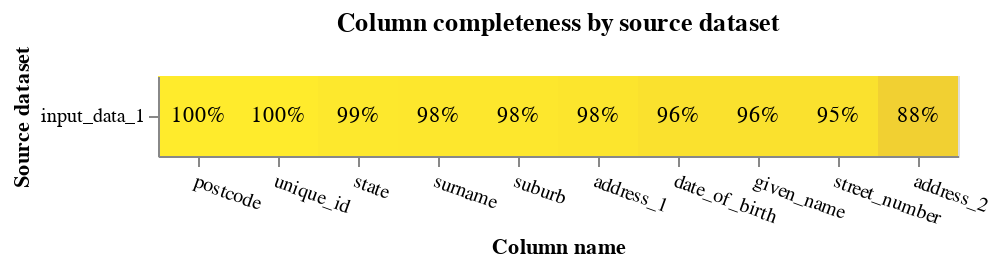

Notebook source saved alongside this figure:
### Code cell
# checking the completness of each column
db_api = DuckDBAPI()
completeness_chart(df, db_api=db_api)

### Figure 1 — Vega-Lite specification as saved in the notebook (floating-point values rounded to 4 significant figures)
{"config": {"view": {"continuousWidth": 400, "continuousHeight": 300}}, "layer": [{"mark": "rect", "encoding": {"color": {"field": "completeness", "legend": null, "scale": {"scheme": "darkred", "zero": true}, "type": "quantitative"}, "tooltip": [{"field": "source_dataset", "title": "Source dataset", "type": "nominal"}, {"field": "total_rows_inc_nulls", "format": ",", "title": "# of records", "type": "quantitative"}, {"field": "column_name", "title": "Column name", "type": "nominal"}, {"field": "total_null_rows", "format": ",", "title": "# of nulls", "type": "quantitative"}, {"field": "completeness", "format": ".1%", "type": "quantitative"}], "x": {"axis": {"labelAngle": 20}, "field": "column_name", "sort": {"field": "mean_comp", "order": "descending"}, "title": "Column name", "type": "nominal"}, "y": {"field": "source_dataset", "title": "Source dataset", "type": "nominal"}}, "title": "Column completeness by source dataset", "transform": [{"joinaggregate": [{"op": "mean", "field": "completeness", "as": "mean_comp"}], "groupby": ["column_name"]}]}, {"mark": {"type": "text"}, "encoding": {"color": {"condition": {"test": "datum['completeness'] < 0.5", "value": "white"}, "value": "black"}, "text": {"field": "completeness", "format": ".0%", "type": "quantitative"}, "x": {"axis": {"labelAngle": 0}, "field": "column_name", "sort": {"field": "mean_comp", "order": "descending"}, "type": "nominal"}, "y": {"field": "source_dataset", "type": "nominal"}}, "transform": [{"joinaggregate": [{"op": "mean", "field": "completeness", "as": "mean_comp"}], "groupby": ["column_name"]}]}], "data": {"name": "data-0c78a9cf8994a368d04c1da2d3b7492c"}, "height": {"step": 40}, "width": {"step": 40}, "$schema": "https://vega.github.io/schema/vega-lite/v5.9.3.json", "datasets": {"data-0c78a9cf8994a368d04c1da2d3b7492c": [{"source_dataset": "input_data_1", "column_name": "given_name", "total_null_rows": 44, "total_rows_inc_nulls": 1000, "completeness": 0.956}, {"source_dataset": "input_data_1", "column_name": "surname", "total_null_rows": 18, "total_rows_inc_nulls": 1000, "completeness": 0.982}, {"source_dataset": "input_data_1", "column_name": "street_number", "total_null_rows": 45, "total_rows_inc_nulls": 1000, "completeness": 0.955}, {"source_dataset": "input_data_1", "column_name": "address_1", "total_null_rows": 25, "total_rows_inc_nulls": 1000, "completeness": 0.975}, {"source_dataset": "input_data_1", "column_name": "address_2", "total_null_rows": 115, "total_rows_inc_nulls": 1000, "completeness": 0.885}, {"source_dataset": "input_data_1", "column_name": "suburb", "total_null_rows": 18, "total_rows_inc_nulls": 1000, "completeness": 0.982}, {"source_dataset": "input_data_1", "column_name": "postcode", "total_null_rows": 0, "total_rows_inc_nulls": 1000, "completeness": 1.0}, {"source_dataset": "input_data_1", "column_name": "state", "total_null_rows": 15, "total_rows_inc_nulls": 1000, "completeness": 0.985}, {"source_dataset": "input_data_1", "column_name": "date_of_birth", "total_null_rows": 41, "total_rows_inc_nulls": 1000, "completeness": 0.959}, {"source_dataset": "input_data_1", "column_name": "unique_id", "total_null_rows": 0, "total_rows_inc_nulls": 1000, "completeness": 1.0}]}}
